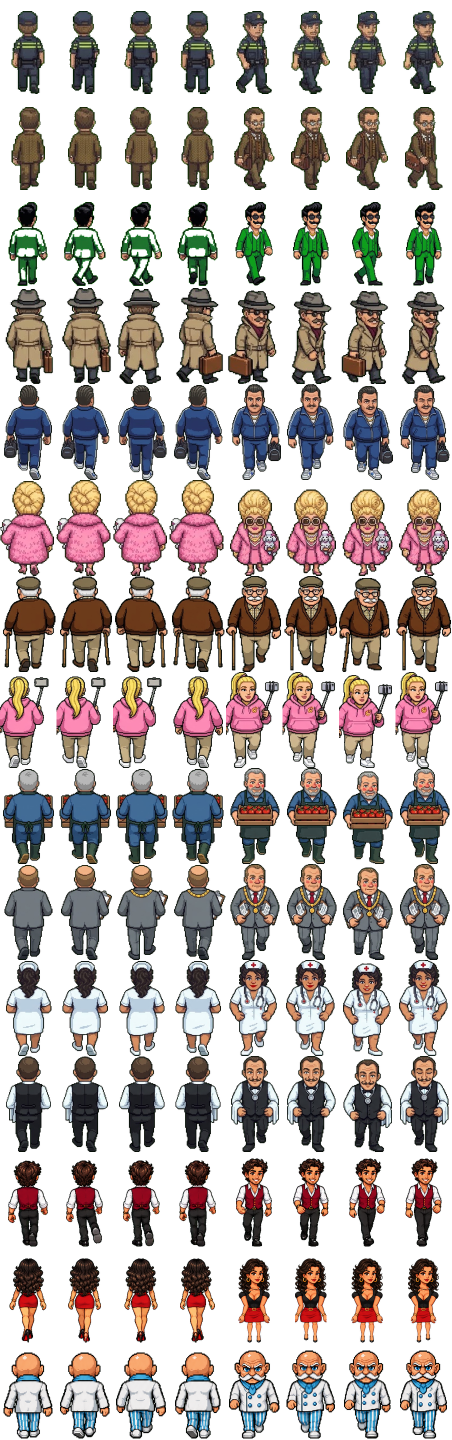
#> input picture pizza/bezoekers.png, 904 x 2880 px (shown at 1/2 size)
$ python bezoeker_knip.py ../pizza/bezoekers.png 5 5
#> lines starting #> are read from the running program, lines starting #| are printed output that depends on the picture; after the words box and inside, x2 and y2 are one past the last pixel; in counts of white or black regions, pixels touching at a corner belong together
### extra/groen_vormen.py
# losse figuren op een groen vel: componenten (met een beetje dilatie zodat losse pixels bij hun figuur horen), gesorteerd in rijen
import sys, numpy as np
from PIL import Image, ImageFilter
from scipy import ndimage
def vormen(pad, min_opp=3000):
#> called with pad = '../pizza/bezoekers.png', min_opp = 3000
    a = np.array(Image.open(pad).convert('RGB')).astype(int); r, g, b = a[..., 0], a[..., 1], a[..., 2]
#> after `a = np.array(Image.open(pad).convert('RGB')).astype(int)`:
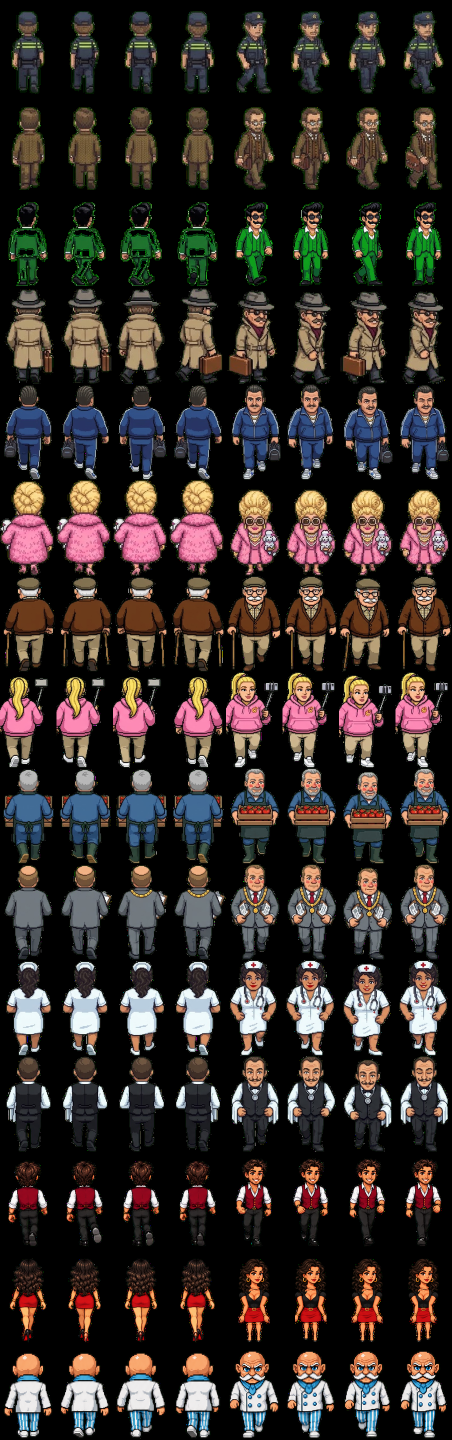
#> a: shape (2880, 904, 3) int64 (shown at 1/2 size); mean R, G, B 50.7, 43.1, 39.5
#> after `r, g, b = (a[..., 0], a[..., 1], a[..., 2])`:
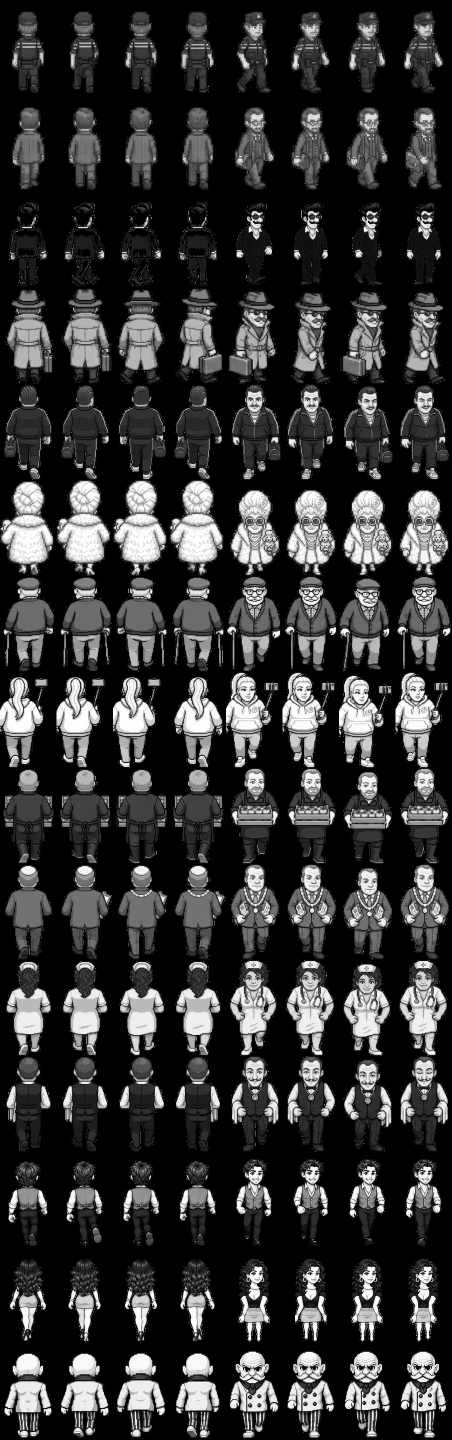
#> r: shape (2880, 904) int64 (shown at 1/2 size); min 0, max 255, mean 50.7
#> after `r, g, b = (a[..., 0], a[..., 1], a[..., 2])`:
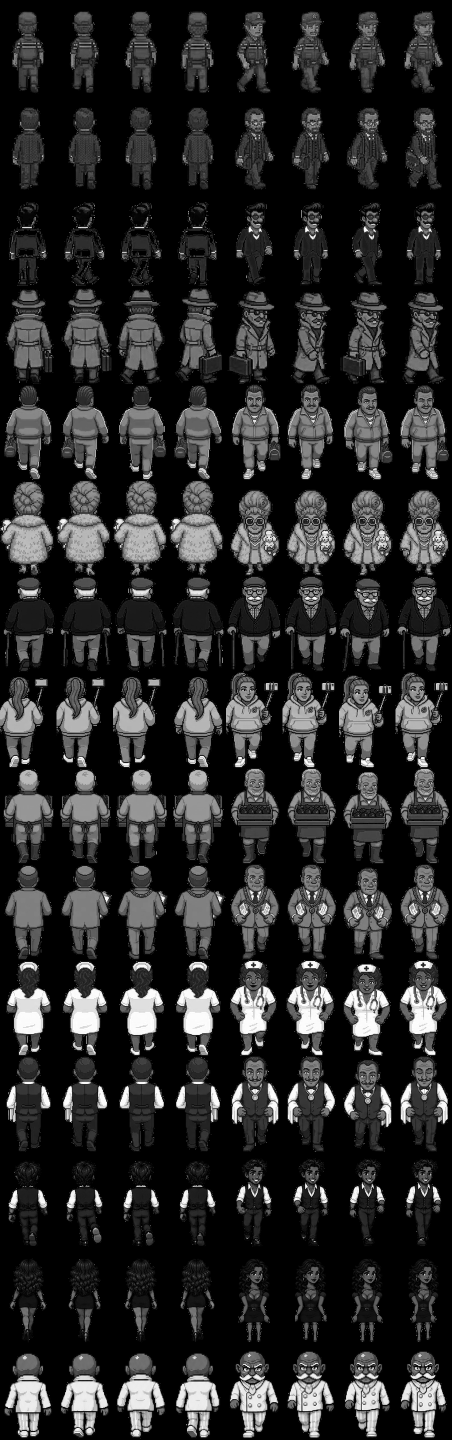
#> b: shape (2880, 904) int64 (shown at 1/2 size); min 0, max 255, mean 39.5
    groen = (g > 140) & (g > r + 50) & (g > b + 50); vol = ~groen
#> after `groen = (g > 140) & (g > r + 50) & (g > b + 50)`:
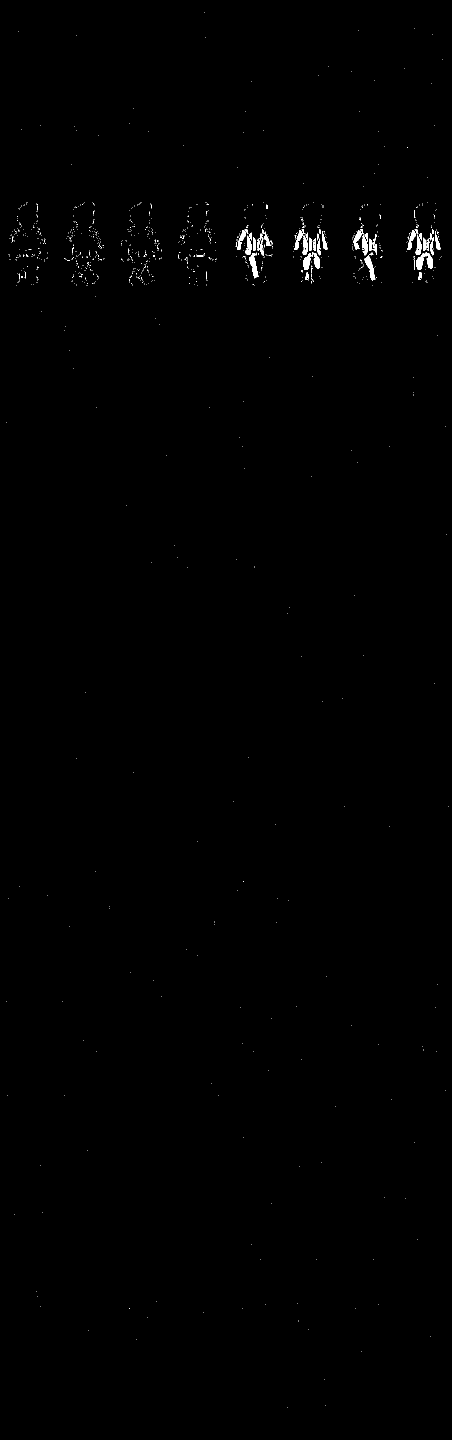
#> groen: shape (2880, 904) bool (shown at 1/2 size); 0.34% white; 1147 white regions (1099 under 20 px), largest, box (x1, y1, x2, y2) and area: (498, 507, 517, 557) 448, (728, 511, 751, 561) 447, (833, 507, 849, 540) 334
    vol = ndimage.binary_opening(vol, iterations=1); lab, n = ndimage.label(ndimage.binary_dilation(vol, iterations=4))
#> after `vol = ndimage.binary_opening(vol, iterations=1)`: vol: shape (2880, 904) bool; 99.6% white; 1005 black regions (977 under 20 px), largest, box (x1, y1, x2, y2) and area: (491, 465, 528, 511) 802, (833, 505, 866, 540) 643, (607, 505, 640, 540) 632
#> after `lab, n = ndimage.label(ndimage.binary_dilation(vol, iterations=4))`:
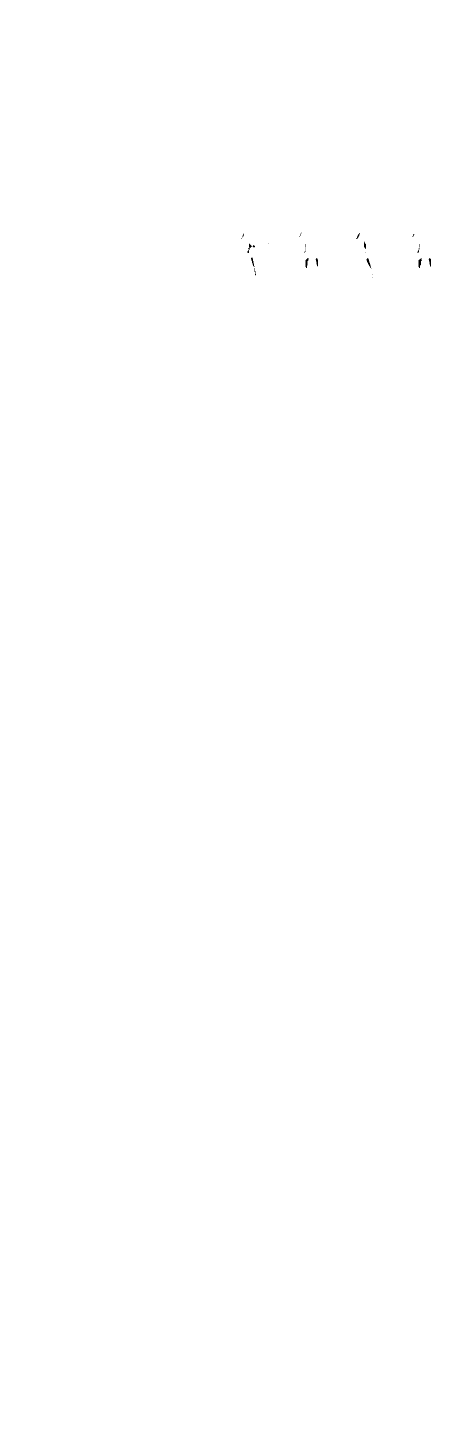
#> lab: shape (2880, 904) int32 (shown at 1/2 size); values 0 (black) and 1 (white), 100% white; 25 black regions (16 under 20 px), largest, box (x1, y1, x2, y2) and area: (837, 516, 844, 536) 81, (611, 516, 617, 536) 74, (733, 516, 743, 537) 68
#> after `lab, n = ndimage.label(ndimage.binary_dilation(vol, iterations=4))`: n = 1
    uit = []
    for i, sl in enumerate(ndimage.find_objects(lab), 1):
        m = (lab[sl] == i) & vol[sl]
        if m.sum() < min_opp: continue
        uit.append((sl[0].start, sl[0].stop, sl[1].start, sl[1].stop))
#> this loop made 1 pass
#> i on pass 1: 1
#> after the loop, uit = [(0, 2880, 0, 904)]
    uit.sort(key=lambda v: (v[0] // 120, v[2]))
    return a, groen, uit
# [5 lines left out: function knip, not called in this run]
# [3 lines that do not run on import are left out]

# Voor figuren die zelf groen zijn (Luigi, de crew): achtergrond = wat vanaf de rand bereikbaar is en dicht bij de achtergrondkleur ligt.
# [12 lines left out: function vormen_flood, not called in this run]

### extra/bezoeker_knip.py
# Een ChatGPT-vel (felgroen, rij 1 onderdelen, rij 2 vier keer rug, rij 3 vier keer van voren, rij 4 zitten) naar bezoekers.png en portretten.png.
# Gebruik: python3 extra/bezoeker_knip.py <vel> <bezoekersrij> <portretvak> [rug=8,9,10,11] [voor=12,13,14,15] [portret=19] [flood=1]
# (nummers = vormen zoals `python3 extra/groen_vormen.py <vel>` ze telt; het portret = bovenlijf van dat zittende plaatje)
import sys, os, numpy as np
from PIL import Image
sys.path.insert(0, os.path.dirname(__file__)); from groen_vormen import vormen, vormen_flood, knip
FLOOD = False  # flood=1: figuur is zelf groen (pakken): alleen de achtergrond vanaf de rand weghalen, niets ontgroenen
def ontgroen(im):
    if FLOOD: return im
    a = np.array(im).astype(int); r, g, b = a[..., 0], a[..., 1], a[..., 2]; m = (g > r + 30) & (g > b + 30); a[m, 3] = 0; return Image.fromarray(a.astype(np.uint8))
def vak(im, w, h, hoogte, voet):
    im = ontgroen(im); s = hoogte / im.size[1]; im = im.resize((round(im.size[0] * s), hoogte), Image.LANCZOS)
    if im.size[0] > w - 2: im = im.resize((w - 2, round(im.size[1] * (w - 2) / im.size[0])), Image.LANCZOS)
    o = Image.new('RGBA', (w, h)); o.alpha_composite(im, ((w - im.size[0]) // 2, voet - im.size[1])); return o
vel, rij, pv = sys.argv[1], int(sys.argv[2]), int(sys.argv[3]); opt = dict(x.split('=') for x in sys.argv[4:])
rug = [int(x) for x in opt.get('rug', '8,9,10,11').split(',')]; voor = [int(x) for x in opt.get('voor', '12,13,14,15').split(',')]; pi = int(opt.get('portret', '19'))
FLOOD = opt.get('flood') == '1'
if FLOOD:
    a, g, v = vormen_flood(vel)
    def F(i):
        from scipy import ndimage
        y0, y1, x0, x1 = v[i]; m = ~g[y0:y1, x0:x1]; m = ndimage.binary_erosion(m, iterations=1)  # 1 pixel van de rand af: geen groene waas
        im = Image.fromarray(np.dstack([a[y0:y1, x0:x1], m * 255]).astype(np.uint8)); return im.crop(im.getbbox())
else:
    a, g, v = vormen(vel); F = lambda i: knip(a, g, v[i])
#> after `a, g, v = vormen(vel)`: v = [(0, 2880, 0, 904)]
bz = Image.open('pizza/bezoekers.png').convert('RGBA'); n = max(bz.size[1] // 192, rij + 1); nw = Image.new('RGBA', (bz.size[0], n * 192)); nw.alpha_composite(bz)
#> further down, bz is the input picture: PIL image 904x2880 RGBA; mean R, G, B, A 50.7, 43.1, 39.5, 115.4
#> after `n = max(bz.size[1] // 192, rij + 1)`: n = 15
#> after `nw = Image.new('RGBA', (bz.size[0], n * 192))`: nw: PIL image 904x2880 RGBA; every value is 0
nw.paste(Image.new('RGBA', (bz.size[0], 192)), (0, rij * 192))
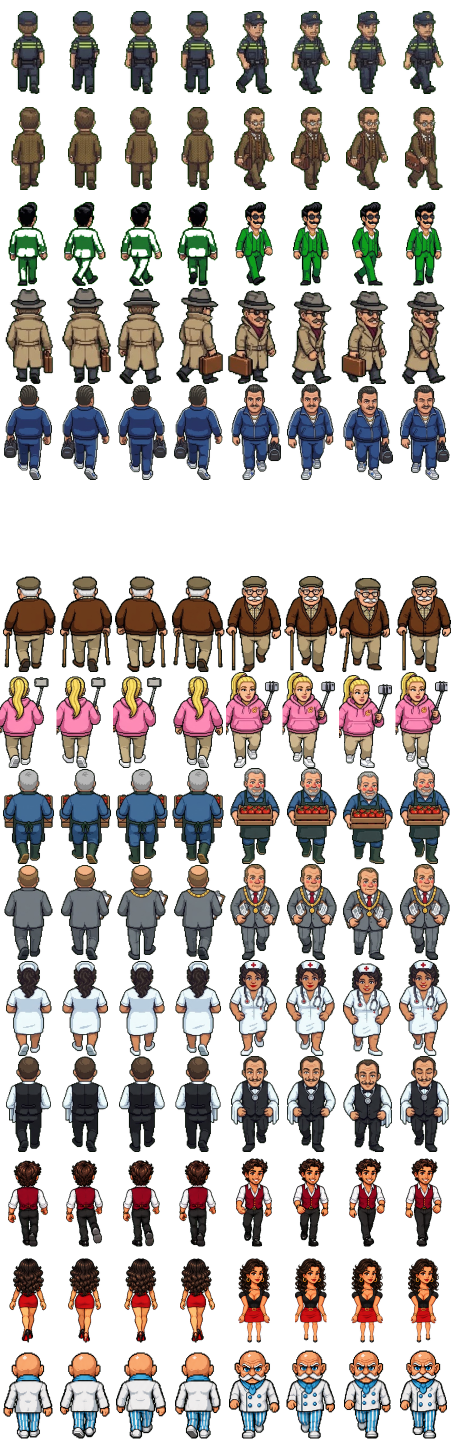
#> nw: PIL image 904x2880 RGBA (shown at 1/2 size); mean R, G, B, A 43.8, 38.6, 35, 106; transparent parts drawn white
#> (the run stopped early here; a loop or call above may not have finished)

$ run again, with pizza/afhaal.png copied over pizza/bezoekers.png
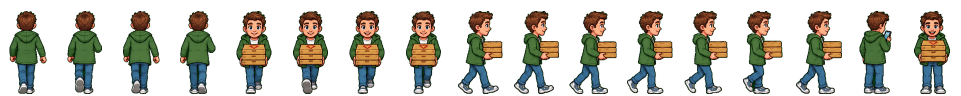
#> input picture pizza/afhaal.png, 1921 x 192 px (shown at 1/2 size)
#> in vormen, `groen = (g > 140) & (g > r + 50) & (g > b + 50)`:
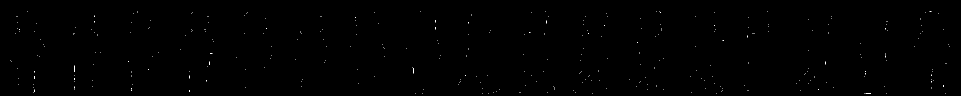
#> groen: shape (192, 1921) bool (shown at 1/2 size); 0.13% white in thin lines or dots, all inside (x1, y1, x2, y2) = (20, 22, 1899, 188)
#> lab: shape (192, 1921) int32; every value is 1
#> in vormen, `lab, n = ndimage.label(ndimage.binary_dilation(vol, iterations=4))`: n = 1
#> the loop in vormen, `for i, sl in enumerate(ndimage.find_objects(lab), 1):` made 1 pass
#> i on pass 1: 1
#> after the loop in vormen, `for i, sl in enumerate(ndimage.find_objects(lab), 1):`: uit = [(0, 192, 0, 1921)]
#> bz is the input picture: PIL image 1921x192 RGBA; mean R, G, B, A 31.6, 32, 22.2, 84.7
#> nw: PIL image 1921x1152 RGBA; every value is 0
#> `nw.alpha_composite(bz)`:
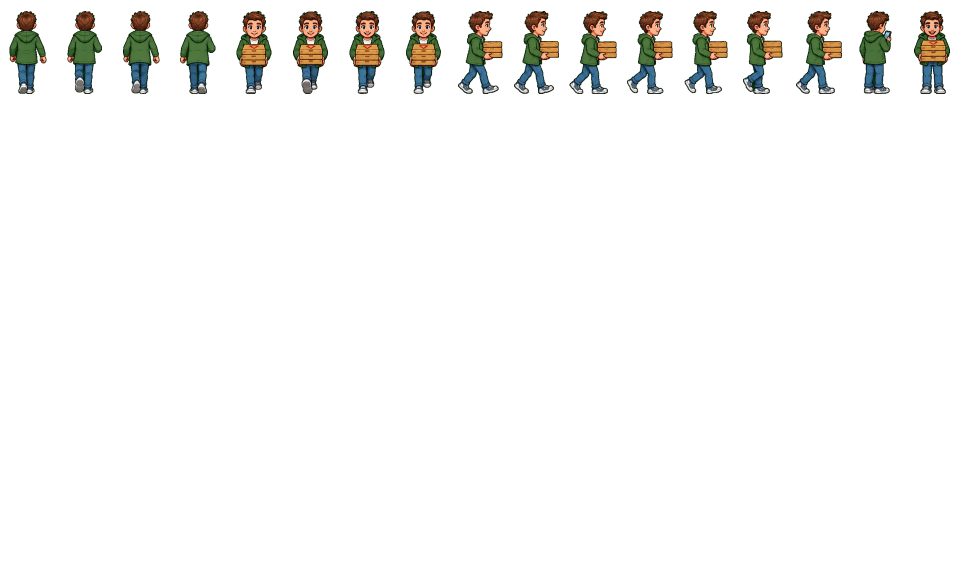
#> nw: PIL image 1921x1152 RGBA (shown at 1/2 size); mean R, G, B, A 5.3, 5.3, 3.7, 14.1; transparent parts drawn white
